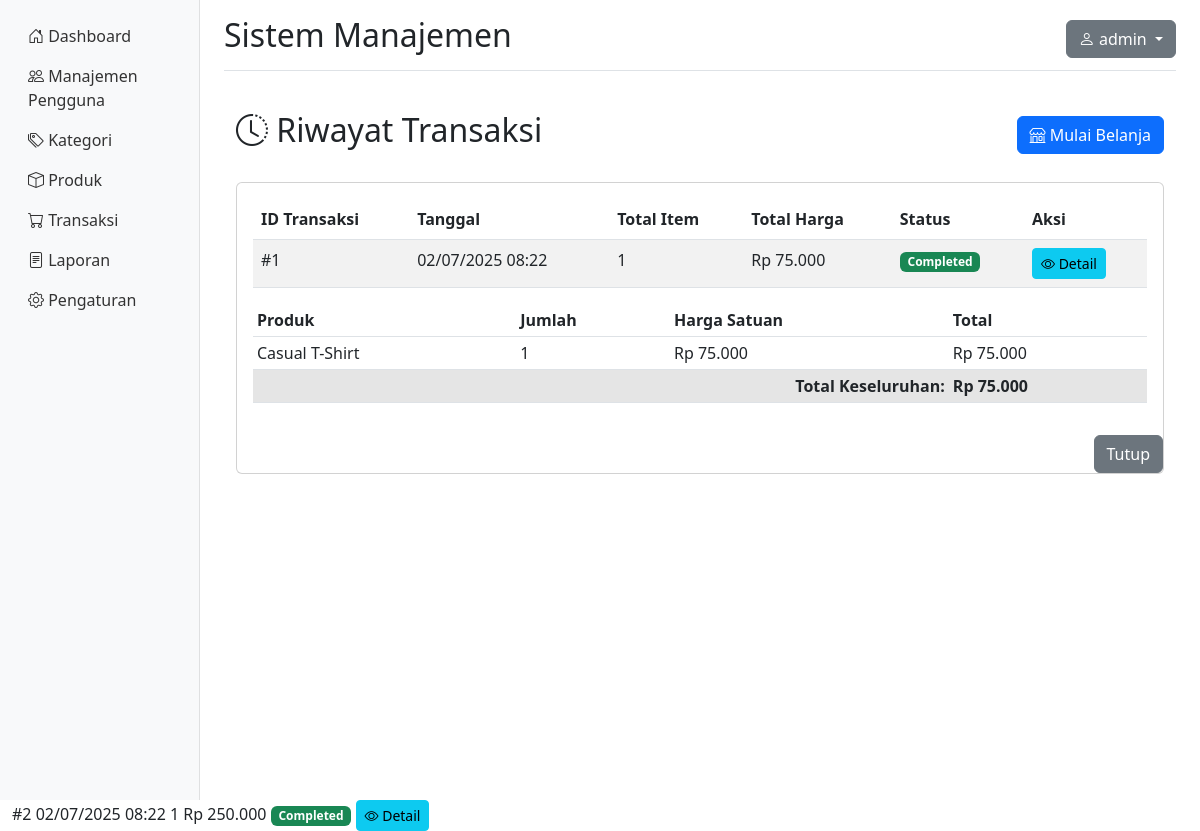
The page /shop/history.php (signed in) on the database its author committed.
### tables this page shows
CREATE TABLE IF NOT EXISTS transactions (
    id INT PRIMARY KEY AUTO_INCREMENT,
    user_id INT NOT NULL,
    total_amount DECIMAL(10,2) NOT NULL,
    status ENUM('pending', 'completed', 'cancelled') DEFAULT 'pending',
    payment_method VARCHAR(50),
    notes TEXT,
    created_at DATETIME DEFAULT CURRENT_TIMESTAMP,
    updated_at DATETIME DEFAULT CURRENT_TIMESTAMP ON UPDATE CURRENT_TIMESTAMP,
    FOREIGN KEY (user_id) REFERENCES users(id) ON DELETE CASCADE
);

CREATE TABLE IF NOT EXISTS transaction_items (
    id INT PRIMARY KEY AUTO_INCREMENT,
    transaction_id INT NOT NULL,
    product_id INT NOT NULL,
    quantity INT NOT NULL,
    price DECIMAL(10,2) NOT NULL,
    FOREIGN KEY (transaction_id) REFERENCES transactions(id) ON DELETE CASCADE,
    FOREIGN KEY (product_id) REFERENCES products(id) ON DELETE CASCADE
);

CREATE TABLE IF NOT EXISTS products (
    id INT PRIMARY KEY AUTO_INCREMENT,
    name VARCHAR(200) NOT NULL,
    description TEXT,
    price DECIMAL(10,2) NOT NULL,
    stock INT DEFAULT 0,
    category_id INT,
    image_url VARCHAR(255),
    is_active BOOLEAN DEFAULT TRUE,
    created_at DATETIME DEFAULT CURRENT_TIMESTAMP,
    updated_at DATETIME DEFAULT CURRENT_TIMESTAMP ON UPDATE CURRENT_TIMESTAMP,
    FOREIGN KEY (category_id) REFERENCES categories(id) ON DELETE SET NULL
);

### shop/history.php (the view, shortened to what this page needs)
<?php
require_once '../auth/auth.php';
$transactions = [];
$page = isset($_GET['page']) ? max(1, intval($_GET['page'])) : 1;
$limit = 10;
$offset = ($page - 1) * $limit;
try {
    $stmt = $pdo->prepare("SELECT *, (SELECT COUNT(*) FROM transaction_items WHERE transaction_id = transactions.id) as item_count
                           FROM transactions
                           WHERE user_id = ?
                           ORDER BY created_at DESC
                           LIMIT $limit OFFSET $offset");
    $stmt->execute([$_SESSION['user_id']]);
    $transactions = $stmt->fetchAll();
} catch(PDOException $e) {
    $error = 'Gagal mengambil data riwayat transaksi';
}
include '../includes/header.php';
?>
<div class="container-fluid py-4">
    <div class="d-flex justify-content-between align-items-center mb-4">
        <h2><i class="bi bi-clock-history"></i> Riwayat Transaksi</h2>
        <a href="catalog.php" class="btn btn-primary">
            <i class="bi bi-shop"></i> Mulai Belanja
        </a>
    </div>
    <?php if (empty($transactions)): ?>
        <div class="alert alert-info text-center">
            <h5>Anda belum memiliki riwayat transaksi</h5>
            <p>Silakan berbelanja terlebih dahulu di <a href="catalog.php">katalog produk</a>.</p>
        </div>
    <?php else: ?>
        <div class="card">
            <div class="card-body">
                <div class="table-responsive">
                    <table class="table table-striped">
                        <thead>
                            <tr>
                                <th>ID Transaksi</th>
                                <th>Tanggal</th>
                                <th>Total Item</th>
                                <th>Total Harga</th>
                                <th>Status</th>
                                <th>Aksi</th>
                            </tr>
                        </thead>
                        <tbody>
                            <?php foreach($transactions as $transaction): ?>
                            <tr>
                                <td>#<?php echo $transaction['id']; ?></td>
                                <td><?php echo date('d/m/Y H:i', strtotime($transaction['created_at'])); ?></td>
                                <td><?php echo $transaction['item_count']; ?></td>
                                <td>Rp <?php echo number_format($transaction['total_amount'], 0, ',', '.'); ?></td>
                                <td>
                                    <span class="badge bg-<?php
                                        echo $transaction['status'] === 'completed' ? 'success' :
                                             ($transaction['status'] === 'pending' ? 'warning' : 'danger');
                                    ?>">
                                        <?php echo ucfirst($transaction['status']); ?>
                                    </span>
                                </td>
                                <td>
                                    <a href="#" class="btn btn-info btn-sm" data-bs-toggle="modal" data-bs-target="#viewTransactionModal<?php echo $transaction['id']; ?>">
                                        <i class="bi bi-eye"></i> Detail
                                    </a>
                                </td>
                            </tr>
                            <div class="modal fade" id="viewTransactionModal<?php echo $transaction['id']; ?>" tabindex="-1">
                                <div class="modal-dialog modal-lg">
                                    <div class="modal-content">
                                        <div class="modal-body">
                                            <?php
                                            $stmt = $pdo->prepare("SELECT ti.*, p.name as product_name
                                                                   FROM transaction_items ti
                                                                   JOIN products p ON ti.product_id = p.id
                                                                   WHERE ti.transaction_id = ?");
                                            $stmt->execute([$transaction['id']]);
                                            $items = $stmt->fetchAll();
                                            ?>
                                            <div class="table-responsive">
                                                <table class="table table-sm">
                                                    <thead>
                                                        <tr>
                                                            <th>Produk</th>
                                                            <th>Jumlah</th>
                                                            <th>Harga Satuan</th>
                                                            <th>Total</th>
                                                        </tr>
                                                    </thead>
                                                    <tbody>
                                                        <?php foreach($items as $item): ?>
                                                        <tr>
                                                            <td><?php echo htmlspecialchars($item['product_name']); ?></td>
                                                            <td><?php echo $item['quantity']; ?></td>
                                                            <td>Rp <?php echo number_format($item['price'], 0, ',', '.'); ?></td>
                                                            <td>Rp <?php echo number_format($item['price'] * $item['quantity'], 0, ',', '.'); ?></td>
                                                        </tr>
                                                        <?php endforeach; ?>
                                                    </tbody>
                                                    <tfoot>
                                                        <tr class="table-active">
                                                            <th colspan="3" class="text-end">Total Keseluruhan:</th>
                                                            <th>Rp <?php echo number_format($transaction['total_amount'], 0, ',', '.'); ?></th>
                                                        </tr>
                                                    </tfoot>
                                                </table>
                                            </div>
                                        </div>
                                        <div class="modal-footer">
                                            <button type="button" class="btn btn-secondary" data-bs-dismiss="modal">Tutup</button>
                                        </div>
                                    </div>
                                </div>
                            </div>
                            <?php endforeach; ?>
                        </tbody>
                    </table>
                </div>
            </div>
        </div>
    <?php endif; ?>
</div>
<?php include '../includes/footer.php'; ?>

### rows shown on the page
transactions: id "1", created_at "02/07/2025 08:22", item_count "1", total_amount "75.000", status "Completed"
transaction_items: product.name "Casual T-Shirt", quantity "1", price "75.000", $item['price'] * $item['quantity'] "75.000"
transactions: id "2", created_at "02/07/2025 08:22", item_count "1", total_amount "250.000", status "Completed"

### other values the page prints
$settings['site_name'] "Sistem Manajemen"
$_SESSION['username'] "admin"
